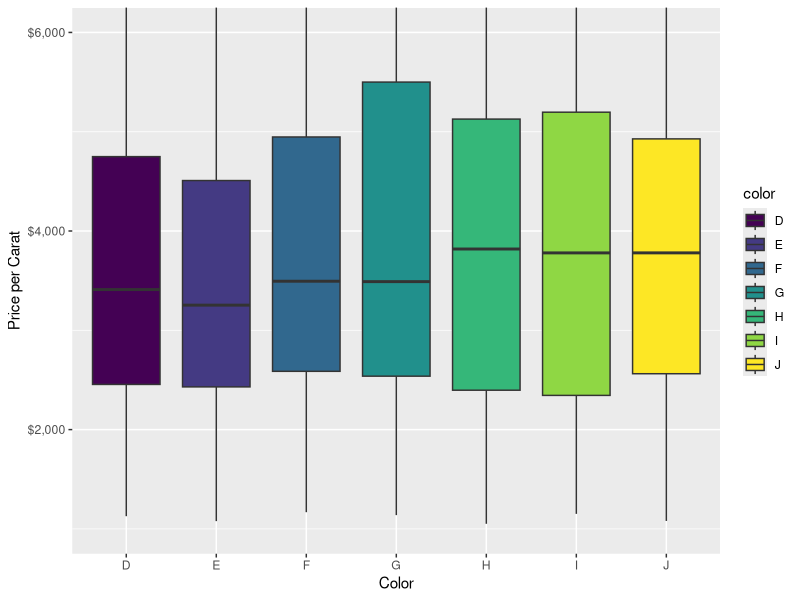

This figure's R source:
if (require("ggplot2") == FALSE) {
  install.packages("ggplot2")
  require("ggplot2")
}

library("scales")

data(diamonds)


ggplot(diamonds, aes(x = color, y = price/carat, fill=color)) + 
  geom_boxplot() +
  coord_cartesian(ylim=c(1000, 6000)) +
  scale_y_continuous(labels=dollar) + 
  xlab("Color") + 
  ylab("Price per Carat")